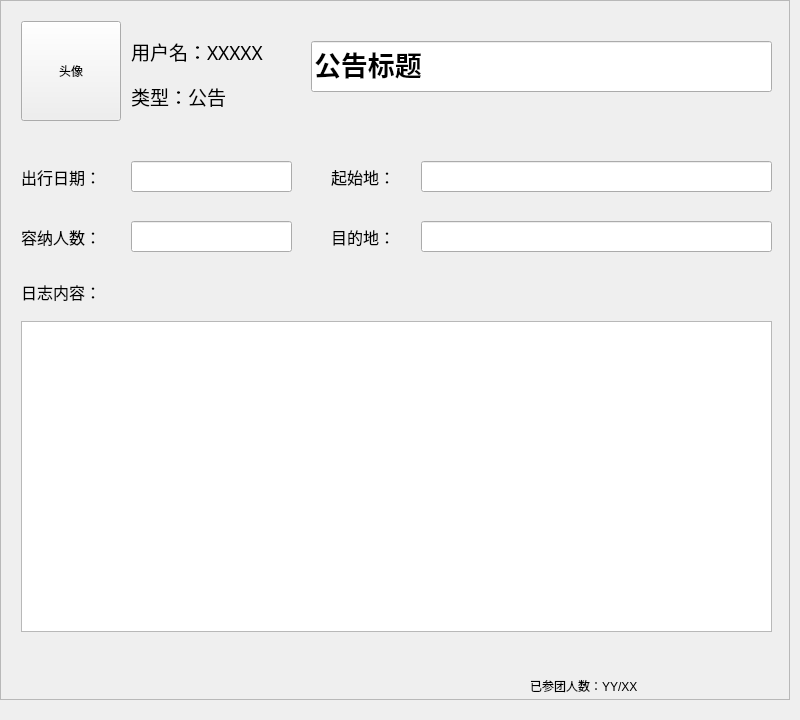
<?xml version="1.0" encoding="UTF-8"?>
<ui version="4.0">
 <class>GonggaoPublish</class>
 <widget class="QWidget" name="GonggaoPublish">
  <property name="geometry">
   <rect>
    <x>0</x>
    <y>0</y>
    <width>800</width>
    <height>720</height>
   </rect>
  </property>
  <property name="minimumSize">
   <size>
    <width>800</width>
    <height>720</height>
   </size>
  </property>
  <property name="maximumSize">
   <size>
    <width>800</width>
    <height>720</height>
   </size>
  </property>
  <property name="windowTitle">
   <string>Form</string>
  </property>
  <widget class="QScrollArea" name="scrollArea">
   <property name="geometry">
    <rect>
     <x>0</x>
     <y>0</y>
     <width>790</width>
     <height>700</height>
    </rect>
   </property>
   <property name="minimumSize">
    <size>
     <width>790</width>
     <height>700</height>
    </size>
   </property>
   <property name="maximumSize">
    <size>
     <width>790</width>
     <height>700</height>
    </size>
   </property>
   <property name="verticalScrollBarPolicy">
    <enum>Qt::ScrollBarAsNeeded</enum>
   </property>
   <property name="widgetResizable">
    <bool>true</bool>
   </property>
   <widget class="QWidget" name="scrollAreaWidgetContents">
    <property name="geometry">
     <rect>
      <x>0</x>
      <y>0</y>
      <width>788</width>
      <height>698</height>
     </rect>
    </property>
    <widget class="QLabel" name="label_3">
     <property name="geometry">
      <rect>
       <x>130</x>
       <y>80</y>
       <width>131</width>
       <height>31</height>
      </rect>
     </property>
     <property name="font">
      <font>
       <family>Agency FB</family>
       <pointsize>14</pointsize>
      </font>
     </property>
     <property name="text">
      <string>类型：公告</string>
     </property>
    </widget>
    <widget class="QLineEdit" name="lineEdit_5">
     <property name="geometry">
      <rect>
       <x>420</x>
       <y>220</y>
       <width>351</width>
       <height>31</height>
      </rect>
     </property>
     <property name="font">
      <font>
       <family>Agency FB</family>
       <pointsize>12</pointsize>
      </font>
     </property>
    </widget>
    <widget class="QLabel" name="label_7">
     <property name="geometry">
      <rect>
       <x>20</x>
       <y>220</y>
       <width>101</width>
       <height>31</height>
      </rect>
     </property>
     <property name="font">
      <font>
       <family>Agency FB</family>
       <pointsize>12</pointsize>
      </font>
     </property>
     <property name="text">
      <string>容纳人数：</string>
     </property>
    </widget>
    <widget class="QTextEdit" name="textEdit">
     <property name="geometry">
      <rect>
       <x>20</x>
       <y>320</y>
       <width>751</width>
       <height>311</height>
      </rect>
     </property>
     <property name="verticalScrollBarPolicy">
      <enum>Qt::ScrollBarAlwaysOff</enum>
     </property>
    </widget>
    <widget class="QLineEdit" name="lineEdit">
     <property name="geometry">
      <rect>
       <x>310</x>
       <y>40</y>
       <width>461</width>
       <height>51</height>
      </rect>
     </property>
     <property name="font">
      <font>
       <family>Agency FB</family>
       <pointsize>20</pointsize>
       <weight>75</weight>
       <bold>true</bold>
      </font>
     </property>
     <property name="layoutDirection">
      <enum>Qt::LeftToRight</enum>
     </property>
     <property name="text">
      <string>公告标题</string>
     </property>
     <property name="clearButtonEnabled">
      <bool>false</bool>
     </property>
    </widget>
    <widget class="QLabel" name="label_5">
     <property name="geometry">
      <rect>
       <x>330</x>
       <y>160</y>
       <width>101</width>
       <height>31</height>
      </rect>
     </property>
     <property name="font">
      <font>
       <family>Agency FB</family>
       <pointsize>12</pointsize>
      </font>
     </property>
     <property name="text">
      <string>起始地：</string>
     </property>
    </widget>
    <widget class="QLabel" name="label_2">
     <property name="geometry">
      <rect>
       <x>130</x>
       <y>30</y>
       <width>151</width>
       <height>41</height>
      </rect>
     </property>
     <property name="font">
      <font>
       <family>Agency FB</family>
       <pointsize>14</pointsize>
      </font>
     </property>
     <property name="text">
      <string>用户名：XXXXX</string>
     </property>
    </widget>
    <widget class="QLineEdit" name="lineEdit_3">
     <property name="geometry">
      <rect>
       <x>420</x>
       <y>160</y>
       <width>351</width>
       <height>31</height>
      </rect>
     </property>
     <property name="font">
      <font>
       <family>Agency FB</family>
       <pointsize>12</pointsize>
      </font>
     </property>
    </widget>
    <widget class="QLabel" name="label_6">
     <property name="geometry">
      <rect>
       <x>330</x>
       <y>220</y>
       <width>101</width>
       <height>31</height>
      </rect>
     </property>
     <property name="font">
      <font>
       <family>Agency FB</family>
       <pointsize>12</pointsize>
      </font>
     </property>
     <property name="text">
      <string>目的地：</string>
     </property>
    </widget>
    <widget class="QLabel" name="label_4">
     <property name="geometry">
      <rect>
       <x>20</x>
       <y>160</y>
       <width>101</width>
       <height>31</height>
      </rect>
     </property>
     <property name="font">
      <font>
       <family>Agency FB</family>
       <pointsize>12</pointsize>
      </font>
     </property>
     <property name="text">
      <string>出行日期：</string>
     </property>
    </widget>
    <widget class="QLabel" name="label_8">
     <property name="geometry">
      <rect>
       <x>20</x>
       <y>280</y>
       <width>101</width>
       <height>21</height>
      </rect>
     </property>
     <property name="font">
      <font>
       <family>Agency FB</family>
       <pointsize>12</pointsize>
      </font>
     </property>
     <property name="text">
      <string>日志内容：</string>
     </property>
    </widget>
    <widget class="QLineEdit" name="lineEdit_2">
     <property name="geometry">
      <rect>
       <x>130</x>
       <y>160</y>
       <width>161</width>
       <height>31</height>
      </rect>
     </property>
     <property name="font">
      <font>
       <family>Agency FB</family>
       <pointsize>12</pointsize>
      </font>
     </property>
    </widget>
    <widget class="QLineEdit" name="lineEdit_4">
     <property name="geometry">
      <rect>
       <x>130</x>
       <y>220</y>
       <width>161</width>
       <height>31</height>
      </rect>
     </property>
     <property name="font">
      <font>
       <family>Agency FB</family>
       <pointsize>12</pointsize>
      </font>
     </property>
    </widget>
    <widget class="QToolButton" name="toolButton">
     <property name="geometry">
      <rect>
       <x>20</x>
       <y>20</y>
       <width>100</width>
       <height>100</height>
      </rect>
     </property>
     <property name="minimumSize">
      <size>
       <width>100</width>
       <height>100</height>
      </size>
     </property>
     <property name="maximumSize">
      <size>
       <width>100</width>
       <height>100</height>
      </size>
     </property>
     <property name="text">
      <string>头像</string>
     </property>
    </widget>
   </widget>
  </widget>
  <widget class="QLabel" name="label_9">
   <property name="geometry">
    <rect>
     <x>530</x>
     <y>670</y>
     <width>141</width>
     <height>31</height>
    </rect>
   </property>
   <property name="text">
    <string>已参团人数：YY/XX</string>
   </property>
  </widget>
 </widget>
 <resources/>
 <connections/>
</ui>
